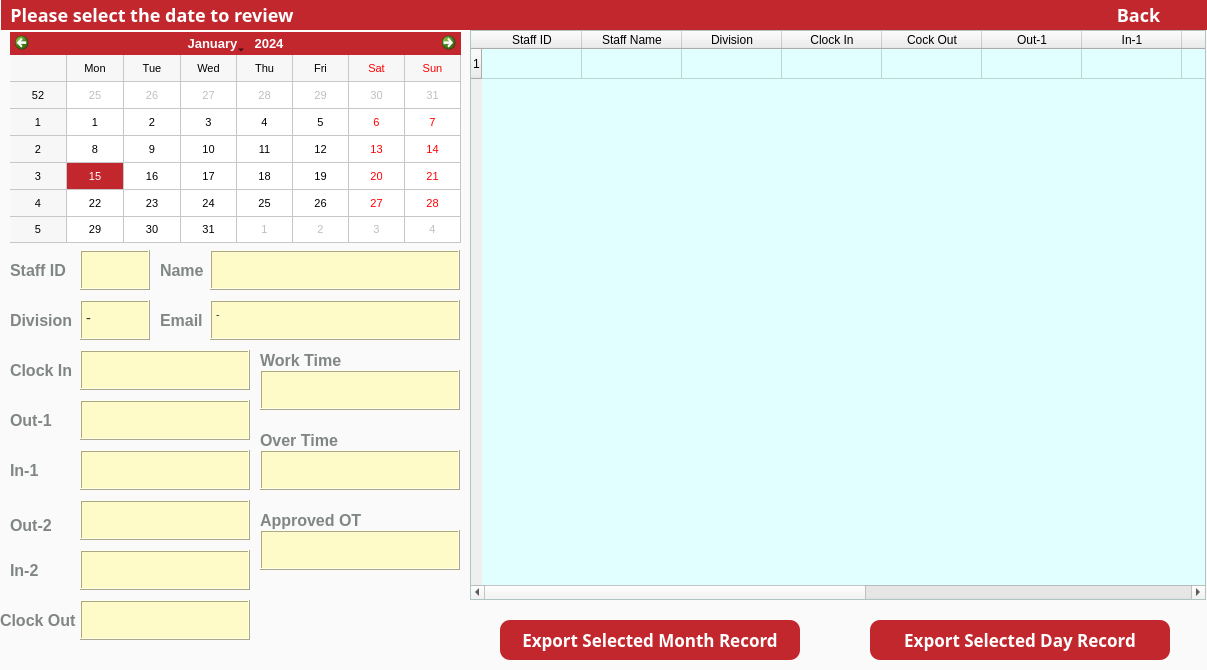
<?xml version="1.0" encoding="UTF-8"?>
<ui version="4.0">
 <class>ClockReview</class>
 <widget class="QMainWindow" name="ClockReview">
  <property name="geometry">
   <rect>
    <x>0</x>
    <y>0</y>
    <width>1207</width>
    <height>670</height>
   </rect>
  </property>
  <property name="windowTitle">
   <string>Clock In &amp; Out Review</string>
  </property>
  <property name="styleSheet">
   <string notr="true">QMainWindow {
	background-color:rgb(250, 250, 250);
}

</string>
  </property>
  <widget class="QWidget" name="centralwidget">
   <widget class="QCalendarWidget" name="calendarWidget">
    <property name="geometry">
     <rect>
      <x>10</x>
      <y>32</y>
      <width>451</width>
      <height>211</height>
     </rect>
    </property>
    <property name="font">
     <font>
      <pointsize>10</pointsize>
     </font>
    </property>
    <property name="autoFillBackground">
     <bool>false</bool>
    </property>
    <property name="styleSheet">
     <string notr="true">QCalendarWidget QTableView {
    selection-background-color: #C1272D;
	font-size: 11px;
}

#qt_calendar_navigationbar {
    background-color: #C1272D;
	font-weight: bold;
    color: white;
}</string>
    </property>
    <property name="gridVisible">
     <bool>true</bool>
    </property>
    <property name="navigationBarVisible">
     <bool>true</bool>
    </property>
   </widget>
   <widget class="QLabel" name="label_13">
    <property name="geometry">
     <rect>
      <x>10</x>
      <y>550</y>
      <width>50</width>
      <height>40</height>
     </rect>
    </property>
    <property name="font">
     <font>
      <family>Microsoft Yahei UI</family>
      <pointsize>-1</pointsize>
      <weight>75</weight>
      <bold>true</bold>
     </font>
    </property>
    <property name="styleSheet">
     <string notr="true">QLabel
{
    font-family:Microsoft Yahei UI;
    font-size:16px; 
	font-weight: bold;
    color:rgb(128, 134, 132)
}</string>
    </property>
    <property name="text">
     <string>In-2</string>
    </property>
   </widget>
   <widget class="QLabel" name="label_10">
    <property name="geometry">
     <rect>
      <x>10</x>
      <y>400</y>
      <width>60</width>
      <height>40</height>
     </rect>
    </property>
    <property name="font">
     <font>
      <family>Microsoft Yahei UI</family>
      <pointsize>-1</pointsize>
      <weight>75</weight>
      <bold>true</bold>
     </font>
    </property>
    <property name="styleSheet">
     <string notr="true">QLabel
{
    font-family:Microsoft Yahei UI;
    font-size:16px; 
	font-weight: bold;
    color:rgb(128, 134, 132)
}</string>
    </property>
    <property name="text">
     <string>Out-1</string>
    </property>
   </widget>
   <widget class="QLabel" name="label_12">
    <property name="geometry">
     <rect>
      <x>10</x>
      <y>510</y>
      <width>60</width>
      <height>31</height>
     </rect>
    </property>
    <property name="font">
     <font>
      <family>Microsoft Yahei UI</family>
      <pointsize>-1</pointsize>
      <weight>75</weight>
      <bold>true</bold>
     </font>
    </property>
    <property name="styleSheet">
     <string notr="true">QLabel
{
    font-family:Microsoft Yahei UI;
    font-size:16px; 
	font-weight: bold;
    color:rgb(128, 134, 132)
}</string>
    </property>
    <property name="text">
     <string>Out-2</string>
    </property>
   </widget>
   <widget class="QLabel" name="label_3">
    <property name="geometry">
     <rect>
      <x>10</x>
      <y>350</y>
      <width>90</width>
      <height>40</height>
     </rect>
    </property>
    <property name="font">
     <font>
      <family>Microsoft Yahei UI</family>
      <pointsize>-1</pointsize>
      <weight>75</weight>
      <bold>true</bold>
     </font>
    </property>
    <property name="styleSheet">
     <string notr="true">QLabel
{
    font-family:Microsoft Yahei UI;
    font-size:16px; 
	font-weight: bold;
    color:rgb(128, 134, 132)
}</string>
    </property>
    <property name="text">
     <string>Clock In</string>
    </property>
   </widget>
   <widget class="QPushButton" name="pushButton_2">
    <property name="geometry">
     <rect>
      <x>1070</x>
      <y>0</y>
      <width>137</width>
      <height>30</height>
     </rect>
    </property>
    <property name="maximumSize">
     <size>
      <width>1548</width>
      <height>753</height>
     </size>
    </property>
    <property name="styleSheet">
     <string notr="true">QPushButton
{
    /*字体为微软雅黑*/
    font-family:Microsoft Yahei;
    /*字体大小为20点*/
    font-size:18px;
    /*字体颜色为白色*/
	font-weight:bold;    
    color:white;
    /*背景颜色*/  
    background-color:#C1272D;
    /*边框圆角半径为8像素*/ 
    border-radius:10px;
}

/*按钮停留态*/
QPushButton:hover
{
    /*背景颜色*/  
    background-color:#9e1e24;
    padding-left:-3px;
    /*上内边距为3像素，让按下时字向下移动3像素*/  
    padding-top:-3px;
}

/*按钮按下态*/
QPushButton:pressed
{
    /*背景颜色*/  
    background-color:#CD5257;
    /*左内边距为3像素，让按下时字向右移动3像素*/  
    padding-left:3px;
    /*上内边距为3像素，让按下时字向下移动3像素*/  
    padding-top:3px;
}</string>
    </property>
    <property name="text">
     <string>Back</string>
    </property>
   </widget>
   <widget class="QLabel" name="label_11">
    <property name="geometry">
     <rect>
      <x>10</x>
      <y>450</y>
      <width>60</width>
      <height>40</height>
     </rect>
    </property>
    <property name="font">
     <font>
      <family>Microsoft Yahei UI</family>
      <pointsize>-1</pointsize>
      <weight>75</weight>
      <bold>true</bold>
     </font>
    </property>
    <property name="styleSheet">
     <string notr="true">QLabel
{
    font-family:Microsoft Yahei UI;
    font-size:16px; 
	font-weight: bold;
    color:rgb(128, 134, 132)
}</string>
    </property>
    <property name="text">
     <string>In-1</string>
    </property>
   </widget>
   <widget class="QPushButton" name="pushButton">
    <property name="geometry">
     <rect>
      <x>870</x>
      <y>620</y>
      <width>300</width>
      <height>40</height>
     </rect>
    </property>
    <property name="font">
     <font>
      <family>Microsoft Yahei</family>
      <pointsize>-1</pointsize>
      <weight>75</weight>
      <bold>true</bold>
     </font>
    </property>
    <property name="styleSheet">
     <string notr="true">QPushButton
{
    /*字体为微软雅黑*/
    font-family:Microsoft Yahei;
    /*字体大小为20点*/
    font-size:17px;
    /*字体颜色为白色*/
	font-weight: bold;    
    color:white;
    /*背景颜色*/  
    background-color:#C1272D;
    /*边框圆角半径为8像素*/ 
    border-radius:10px;
}

/*按钮停留态*/
QPushButton:hover
{
    /*背景颜色*/  
    background-color:#9e1e24;
    padding-left:-3px;
    /*上内边距为3像素，让按下时字向下移动3像素*/  
    padding-top:-3px;
}

/*按钮按下态*/
QPushButton:pressed
{
    /*背景颜色*/  
    background-color:#CD5257;
    /*左内边距为3像素，让按下时字向右移动3像素*/  
    padding-left:3px;
    /*上内边距为3像素，让按下时字向下移动3像素*/  
    padding-top:3px;
}</string>
    </property>
    <property name="text">
     <string>Export Selected Day Record</string>
    </property>
   </widget>
   <widget class="QLabel" name="label_2">
    <property name="geometry">
     <rect>
      <x>1</x>
      <y>0</y>
      <width>1208</width>
      <height>30</height>
     </rect>
    </property>
    <property name="styleSheet">
     <string notr="true">QWidget
{
    /*字体为微软雅黑*/
    font-family:Microsoft Yahei;
    /*字体大小为20点*/
    font-size:18px;
    /*字体颜色为白色*/    
	font-weight:bold;
    color:white;
    /*背景颜色*/  
    background-color:#C1272D;

}
</string>
    </property>
    <property name="text">
     <string>  Please select the date to review</string>
    </property>
    <property name="alignment">
     <set>Qt::AlignLeading|Qt::AlignLeft|Qt::AlignVCenter</set>
    </property>
   </widget>
   <widget class="QTableWidget" name="tableWidget_3">
    <property name="geometry">
     <rect>
      <x>470</x>
      <y>30</y>
      <width>736</width>
      <height>570</height>
     </rect>
    </property>
    <property name="font">
     <font>
      <pointsize>-1</pointsize>
     </font>
    </property>
    <property name="styleSheet">
     <string notr="true">QTableWidget
{
	background-color: rgb(225, 255, 254);
	font-size: 11px;
}</string>
    </property>
    <property name="frameShape">
     <enum>QFrame::StyledPanel</enum>
    </property>
    <property name="frameShadow">
     <enum>QFrame::Sunken</enum>
    </property>
    <property name="sizeAdjustPolicy">
     <enum>QAbstractScrollArea::AdjustToContentsOnFirstShow</enum>
    </property>
    <property name="selectionBehavior">
     <enum>QAbstractItemView::SelectRows</enum>
    </property>
    <property name="showGrid">
     <bool>true</bool>
    </property>
    <property name="gridStyle">
     <enum>Qt::SolidLine</enum>
    </property>
    <property name="rowCount">
     <number>1</number>
    </property>
    <property name="columnCount">
     <number>13</number>
    </property>
    <attribute name="horizontalHeaderCascadingSectionResizes">
     <bool>true</bool>
    </attribute>
    <attribute name="verticalHeaderShowSortIndicator" stdset="0">
     <bool>false</bool>
    </attribute>
    <attribute name="verticalHeaderStretchLastSection">
     <bool>false</bool>
    </attribute>
    <row/>
    <column>
     <property name="text">
      <string>Staff ID</string>
     </property>
    </column>
    <column>
     <property name="text">
      <string>Staff Name</string>
     </property>
    </column>
    <column>
     <property name="text">
      <string>Division</string>
     </property>
    </column>
    <column>
     <property name="text">
      <string>Clock In</string>
     </property>
    </column>
    <column>
     <property name="text">
      <string>Cock Out</string>
     </property>
    </column>
    <column>
     <property name="text">
      <string>Out-1</string>
     </property>
    </column>
    <column>
     <property name="text">
      <string>In-1</string>
     </property>
    </column>
    <column>
     <property name="text">
      <string>Out-2</string>
     </property>
    </column>
    <column>
     <property name="text">
      <string>In-2</string>
     </property>
    </column>
    <column>
     <property name="text">
      <string>Work Time</string>
     </property>
    </column>
    <column>
     <property name="text">
      <string>Over Time</string>
     </property>
    </column>
    <column>
     <property name="text">
      <string>Approved OT</string>
     </property>
    </column>
    <column>
     <property name="text">
      <string>Email</string>
     </property>
    </column>
   </widget>
   <widget class="QLabel" name="label_8">
    <property name="geometry">
     <rect>
      <x>10</x>
      <y>250</y>
      <width>90</width>
      <height>40</height>
     </rect>
    </property>
    <property name="font">
     <font>
      <family>Microsoft Yahei UI</family>
      <pointsize>-1</pointsize>
      <weight>75</weight>
      <bold>true</bold>
     </font>
    </property>
    <property name="styleSheet">
     <string notr="true">QLabel
{
    font-family:Microsoft Yahei UI;
    font-size:16px; 
	font-weight: bold;
    color:rgb(128, 134, 132)
}</string>
    </property>
    <property name="text">
     <string>Staff ID</string>
    </property>
   </widget>
   <widget class="QTextEdit" name="textEdit_10">
    <property name="geometry">
     <rect>
      <x>80</x>
      <y>250</y>
      <width>70</width>
      <height>40</height>
     </rect>
    </property>
    <property name="styleSheet">
     <string notr="true">QTextEdit

{
    /*字体为微软雅黑*/
    font-family:Microsoft Yahei;
    /*字体大小为20点*/
	color:rgb(50, 50, 50);
   font-size:15px;
	background-color:rgb(255, 251, 201);
}
</string>
    </property>
    <property name="frameShape">
     <enum>QFrame::Box</enum>
    </property>
    <property name="frameShadow">
     <enum>QFrame::Raised</enum>
    </property>
    <property name="lineWidth">
     <number>1</number>
    </property>
    <property name="html">
     <string>&lt;!DOCTYPE HTML PUBLIC &quot;-//W3C//DTD HTML 4.0//EN&quot; &quot;http://www.w3.org/TR/REC-html40/strict.dtd&quot;&gt;
&lt;html&gt;&lt;head&gt;&lt;meta name=&quot;qrichtext&quot; content=&quot;1&quot; /&gt;&lt;style type=&quot;text/css&quot;&gt;
p, li { white-space: pre-wrap; }
&lt;/style&gt;&lt;/head&gt;&lt;body style=&quot; font-family:'Microsoft Yahei'; font-size:15px; font-weight:400; font-style:normal;&quot;&gt;
&lt;p style=&quot;-qt-paragraph-type:empty; margin-top:0px; margin-bottom:0px; margin-left:0px; margin-right:0px; -qt-block-indent:0; text-indent:0px;&quot;&gt;&lt;br /&gt;&lt;/p&gt;&lt;/body&gt;&lt;/html&gt;</string>
    </property>
    <property name="acceptRichText">
     <bool>false</bool>
    </property>
    <property name="textInteractionFlags">
     <set>Qt::TextSelectableByKeyboard|Qt::TextSelectableByMouse</set>
    </property>
   </widget>
   <widget class="QLabel" name="label_9">
    <property name="geometry">
     <rect>
      <x>10</x>
      <y>300</y>
      <width>90</width>
      <height>40</height>
     </rect>
    </property>
    <property name="font">
     <font>
      <family>Microsoft Yahei UI</family>
      <pointsize>-1</pointsize>
      <weight>75</weight>
      <bold>true</bold>
     </font>
    </property>
    <property name="styleSheet">
     <string notr="true">QLabel
{
    font-family:Microsoft Yahei UI;
    font-size:16px; 
	font-weight: bold;
    color:rgb(128, 134, 132)
}</string>
    </property>
    <property name="text">
     <string>Division</string>
    </property>
   </widget>
   <widget class="QTextEdit" name="textEdit_11">
    <property name="geometry">
     <rect>
      <x>80</x>
      <y>300</y>
      <width>70</width>
      <height>40</height>
     </rect>
    </property>
    <property name="styleSheet">
     <string notr="true">QTextEdit

{
    /*字体为微软雅黑*/
    font-family:Microsoft Yahei;
    /*字体大小为20点*/
	color:rgb(50, 50, 50);
   font-size:15px;
	background-color:rgb(255, 251, 201);
}
</string>
    </property>
    <property name="frameShape">
     <enum>QFrame::Box</enum>
    </property>
    <property name="frameShadow">
     <enum>QFrame::Raised</enum>
    </property>
    <property name="lineWidth">
     <number>1</number>
    </property>
    <property name="html">
     <string>&lt;!DOCTYPE HTML PUBLIC &quot;-//W3C//DTD HTML 4.0//EN&quot; &quot;http://www.w3.org/TR/REC-html40/strict.dtd&quot;&gt;
&lt;html&gt;&lt;head&gt;&lt;meta name=&quot;qrichtext&quot; content=&quot;1&quot; /&gt;&lt;style type=&quot;text/css&quot;&gt;
p, li { white-space: pre-wrap; }
&lt;/style&gt;&lt;/head&gt;&lt;body style=&quot; font-family:'Microsoft Yahei'; font-size:15px; font-weight:400; font-style:normal;&quot;&gt;
&lt;p style=&quot; margin-top:0px; margin-bottom:0px; margin-left:0px; margin-right:0px; -qt-block-indent:0; text-indent:0px;&quot;&gt;&lt;span style=&quot; font-size:15px;&quot;&gt;-&lt;/span&gt;&lt;/p&gt;&lt;/body&gt;&lt;/html&gt;</string>
    </property>
    <property name="acceptRichText">
     <bool>false</bool>
    </property>
    <property name="textInteractionFlags">
     <set>Qt::TextSelectableByKeyboard|Qt::TextSelectableByMouse</set>
    </property>
   </widget>
   <widget class="QTextEdit" name="textEdit_12">
    <property name="geometry">
     <rect>
      <x>80</x>
      <y>350</y>
      <width>170</width>
      <height>40</height>
     </rect>
    </property>
    <property name="styleSheet">
     <string notr="true">QTextEdit

{
    /*字体为微软雅黑*/
    font-family:Microsoft Yahei;
    /*字体大小为20点*/
	color:rgb(50, 50, 50);
   font-size:15px;
	background-color:rgb(255, 251, 201);
}
</string>
    </property>
    <property name="frameShape">
     <enum>QFrame::Box</enum>
    </property>
    <property name="frameShadow">
     <enum>QFrame::Raised</enum>
    </property>
    <property name="lineWidth">
     <number>1</number>
    </property>
    <property name="html">
     <string>&lt;!DOCTYPE HTML PUBLIC &quot;-//W3C//DTD HTML 4.0//EN&quot; &quot;http://www.w3.org/TR/REC-html40/strict.dtd&quot;&gt;
&lt;html&gt;&lt;head&gt;&lt;meta name=&quot;qrichtext&quot; content=&quot;1&quot; /&gt;&lt;style type=&quot;text/css&quot;&gt;
p, li { white-space: pre-wrap; }
&lt;/style&gt;&lt;/head&gt;&lt;body style=&quot; font-family:'Microsoft Yahei'; font-size:15px; font-weight:400; font-style:normal;&quot;&gt;
&lt;p style=&quot;-qt-paragraph-type:empty; margin-top:0px; margin-bottom:0px; margin-left:0px; margin-right:0px; -qt-block-indent:0; text-indent:0px;&quot;&gt;&lt;br /&gt;&lt;/p&gt;&lt;/body&gt;&lt;/html&gt;</string>
    </property>
    <property name="acceptRichText">
     <bool>false</bool>
    </property>
    <property name="textInteractionFlags">
     <set>Qt::TextSelectableByKeyboard|Qt::TextSelectableByMouse</set>
    </property>
   </widget>
   <widget class="QTextEdit" name="textEdit_13">
    <property name="geometry">
     <rect>
      <x>80</x>
      <y>400</y>
      <width>170</width>
      <height>40</height>
     </rect>
    </property>
    <property name="styleSheet">
     <string notr="true">QTextEdit

{
    /*字体为微软雅黑*/
    font-family:Microsoft Yahei;
    /*字体大小为20点*/
	color:rgb(50, 50, 50);
   font-size:15px;
	background-color:rgb(255, 251, 201);
}
</string>
    </property>
    <property name="frameShape">
     <enum>QFrame::Box</enum>
    </property>
    <property name="frameShadow">
     <enum>QFrame::Raised</enum>
    </property>
    <property name="lineWidth">
     <number>1</number>
    </property>
    <property name="html">
     <string>&lt;!DOCTYPE HTML PUBLIC &quot;-//W3C//DTD HTML 4.0//EN&quot; &quot;http://www.w3.org/TR/REC-html40/strict.dtd&quot;&gt;
&lt;html&gt;&lt;head&gt;&lt;meta name=&quot;qrichtext&quot; content=&quot;1&quot; /&gt;&lt;style type=&quot;text/css&quot;&gt;
p, li { white-space: pre-wrap; }
&lt;/style&gt;&lt;/head&gt;&lt;body style=&quot; font-family:'Microsoft Yahei'; font-size:15px; font-weight:400; font-style:normal;&quot;&gt;
&lt;p style=&quot;-qt-paragraph-type:empty; margin-top:0px; margin-bottom:0px; margin-left:0px; margin-right:0px; -qt-block-indent:0; text-indent:0px;&quot;&gt;&lt;br /&gt;&lt;/p&gt;&lt;/body&gt;&lt;/html&gt;</string>
    </property>
    <property name="acceptRichText">
     <bool>false</bool>
    </property>
    <property name="textInteractionFlags">
     <set>Qt::TextSelectableByKeyboard|Qt::TextSelectableByMouse</set>
    </property>
   </widget>
   <widget class="QTextEdit" name="textEdit_14">
    <property name="geometry">
     <rect>
      <x>80</x>
      <y>450</y>
      <width>170</width>
      <height>40</height>
     </rect>
    </property>
    <property name="styleSheet">
     <string notr="true">QTextEdit

{
    /*字体为微软雅黑*/
    font-family:Microsoft Yahei;
    /*字体大小为20点*/
	color:rgb(50, 50, 50);
   font-size:15px;
	background-color:rgb(255, 251, 201);
}
</string>
    </property>
    <property name="frameShape">
     <enum>QFrame::Box</enum>
    </property>
    <property name="frameShadow">
     <enum>QFrame::Raised</enum>
    </property>
    <property name="lineWidth">
     <number>1</number>
    </property>
    <property name="html">
     <string>&lt;!DOCTYPE HTML PUBLIC &quot;-//W3C//DTD HTML 4.0//EN&quot; &quot;http://www.w3.org/TR/REC-html40/strict.dtd&quot;&gt;
&lt;html&gt;&lt;head&gt;&lt;meta name=&quot;qrichtext&quot; content=&quot;1&quot; /&gt;&lt;style type=&quot;text/css&quot;&gt;
p, li { white-space: pre-wrap; }
&lt;/style&gt;&lt;/head&gt;&lt;body style=&quot; font-family:'Microsoft Yahei'; font-size:15px; font-weight:400; font-style:normal;&quot;&gt;
&lt;p style=&quot;-qt-paragraph-type:empty; margin-top:0px; margin-bottom:0px; margin-left:0px; margin-right:0px; -qt-block-indent:0; text-indent:0px;&quot;&gt;&lt;br /&gt;&lt;/p&gt;&lt;/body&gt;&lt;/html&gt;</string>
    </property>
    <property name="acceptRichText">
     <bool>false</bool>
    </property>
    <property name="textInteractionFlags">
     <set>Qt::TextSelectableByKeyboard|Qt::TextSelectableByMouse</set>
    </property>
   </widget>
   <widget class="QTextEdit" name="textEdit_15">
    <property name="geometry">
     <rect>
      <x>80</x>
      <y>500</y>
      <width>170</width>
      <height>40</height>
     </rect>
    </property>
    <property name="styleSheet">
     <string notr="true">QTextEdit

{
    /*字体为微软雅黑*/
    font-family:Microsoft Yahei;
    /*字体大小为20点*/
	color:rgb(50, 50, 50);
   font-size:15px;
	background-color:rgb(255, 251, 201);
}
</string>
    </property>
    <property name="frameShape">
     <enum>QFrame::Box</enum>
    </property>
    <property name="frameShadow">
     <enum>QFrame::Raised</enum>
    </property>
    <property name="lineWidth">
     <number>1</number>
    </property>
    <property name="html">
     <string>&lt;!DOCTYPE HTML PUBLIC &quot;-//W3C//DTD HTML 4.0//EN&quot; &quot;http://www.w3.org/TR/REC-html40/strict.dtd&quot;&gt;
&lt;html&gt;&lt;head&gt;&lt;meta name=&quot;qrichtext&quot; content=&quot;1&quot; /&gt;&lt;style type=&quot;text/css&quot;&gt;
p, li { white-space: pre-wrap; }
&lt;/style&gt;&lt;/head&gt;&lt;body style=&quot; font-family:'Microsoft Yahei'; font-size:15px; font-weight:400; font-style:normal;&quot;&gt;
&lt;p style=&quot;-qt-paragraph-type:empty; margin-top:0px; margin-bottom:0px; margin-left:0px; margin-right:0px; -qt-block-indent:0; text-indent:0px;&quot;&gt;&lt;br /&gt;&lt;/p&gt;&lt;/body&gt;&lt;/html&gt;</string>
    </property>
    <property name="acceptRichText">
     <bool>false</bool>
    </property>
    <property name="textInteractionFlags">
     <set>Qt::TextSelectableByKeyboard|Qt::TextSelectableByMouse</set>
    </property>
   </widget>
   <widget class="QTextEdit" name="textEdit_16">
    <property name="geometry">
     <rect>
      <x>80</x>
      <y>550</y>
      <width>170</width>
      <height>40</height>
     </rect>
    </property>
    <property name="styleSheet">
     <string notr="true">QTextEdit

{
    /*字体为微软雅黑*/
    font-family:Microsoft Yahei;
    /*字体大小为20点*/
	color:rgb(50, 50, 50);
   font-size:15px;
	background-color:rgb(255, 251, 201);
}
</string>
    </property>
    <property name="frameShape">
     <enum>QFrame::Box</enum>
    </property>
    <property name="frameShadow">
     <enum>QFrame::Raised</enum>
    </property>
    <property name="lineWidth">
     <number>1</number>
    </property>
    <property name="html">
     <string>&lt;!DOCTYPE HTML PUBLIC &quot;-//W3C//DTD HTML 4.0//EN&quot; &quot;http://www.w3.org/TR/REC-html40/strict.dtd&quot;&gt;
&lt;html&gt;&lt;head&gt;&lt;meta name=&quot;qrichtext&quot; content=&quot;1&quot; /&gt;&lt;style type=&quot;text/css&quot;&gt;
p, li { white-space: pre-wrap; }
&lt;/style&gt;&lt;/head&gt;&lt;body style=&quot; font-family:'Microsoft Yahei'; font-size:15px; font-weight:400; font-style:normal;&quot;&gt;
&lt;p style=&quot;-qt-paragraph-type:empty; margin-top:0px; margin-bottom:0px; margin-left:0px; margin-right:0px; -qt-block-indent:0; text-indent:0px;&quot;&gt;&lt;br /&gt;&lt;/p&gt;&lt;/body&gt;&lt;/html&gt;</string>
    </property>
    <property name="acceptRichText">
     <bool>false</bool>
    </property>
    <property name="textInteractionFlags">
     <set>Qt::TextSelectableByKeyboard|Qt::TextSelectableByMouse</set>
    </property>
   </widget>
   <widget class="QLabel" name="label_5">
    <property name="geometry">
     <rect>
      <x>260</x>
      <y>340</y>
      <width>100</width>
      <height>40</height>
     </rect>
    </property>
    <property name="font">
     <font>
      <family>Microsoft Yahei UI</family>
      <pointsize>-1</pointsize>
      <weight>75</weight>
      <bold>true</bold>
     </font>
    </property>
    <property name="styleSheet">
     <string notr="true">QLabel
{
    font-family:Microsoft Yahei UI;
    font-size:16px; 
	font-weight: bold;
    color:rgb(128, 134, 132)
}</string>
    </property>
    <property name="text">
     <string>Work Time</string>
    </property>
   </widget>
   <widget class="QTextEdit" name="textEdit_18">
    <property name="geometry">
     <rect>
      <x>260</x>
      <y>370</y>
      <width>200</width>
      <height>40</height>
     </rect>
    </property>
    <property name="styleSheet">
     <string notr="true">QTextEdit

{
    /*字体为微软雅黑*/
    font-family:Microsoft Yahei;
    /*字体大小为20点*/
	color:rgb(50, 50, 50);
   font-size:15px;
	background-color:rgb(255, 251, 201);
}
</string>
    </property>
    <property name="frameShape">
     <enum>QFrame::Box</enum>
    </property>
    <property name="frameShadow">
     <enum>QFrame::Raised</enum>
    </property>
    <property name="lineWidth">
     <number>1</number>
    </property>
    <property name="html">
     <string>&lt;!DOCTYPE HTML PUBLIC &quot;-//W3C//DTD HTML 4.0//EN&quot; &quot;http://www.w3.org/TR/REC-html40/strict.dtd&quot;&gt;
&lt;html&gt;&lt;head&gt;&lt;meta name=&quot;qrichtext&quot; content=&quot;1&quot; /&gt;&lt;style type=&quot;text/css&quot;&gt;
p, li { white-space: pre-wrap; }
&lt;/style&gt;&lt;/head&gt;&lt;body style=&quot; font-family:'Microsoft Yahei'; font-size:15px; font-weight:400; font-style:normal;&quot;&gt;
&lt;p style=&quot;-qt-paragraph-type:empty; margin-top:0px; margin-bottom:0px; margin-left:0px; margin-right:0px; -qt-block-indent:0; text-indent:0px;&quot;&gt;&lt;br /&gt;&lt;/p&gt;&lt;/body&gt;&lt;/html&gt;</string>
    </property>
    <property name="acceptRichText">
     <bool>false</bool>
    </property>
    <property name="textInteractionFlags">
     <set>Qt::TextSelectableByKeyboard|Qt::TextSelectableByMouse</set>
    </property>
   </widget>
   <widget class="QLabel" name="label_16">
    <property name="geometry">
     <rect>
      <x>160</x>
      <y>250</y>
      <width>90</width>
      <height>40</height>
     </rect>
    </property>
    <property name="font">
     <font>
      <family>Microsoft Yahei UI</family>
      <pointsize>-1</pointsize>
      <weight>75</weight>
      <bold>true</bold>
     </font>
    </property>
    <property name="styleSheet">
     <string notr="true">QLabel
{
    font-family:Microsoft Yahei UI;
    font-size:16px; 
	font-weight: bold;
    color:rgb(128, 134, 132)
}</string>
    </property>
    <property name="text">
     <string>Name</string>
    </property>
   </widget>
   <widget class="QTextEdit" name="textEdit_19">
    <property name="geometry">
     <rect>
      <x>210</x>
      <y>250</y>
      <width>250</width>
      <height>40</height>
     </rect>
    </property>
    <property name="styleSheet">
     <string notr="true">QTextEdit

{
    /*字体为微软雅黑*/
    font-family:Microsoft Yahei;
    /*字体大小为20点*/
	color:rgb(50, 50, 50);
   font-size:15px;
	background-color:rgb(255, 251, 201);
}
</string>
    </property>
    <property name="frameShape">
     <enum>QFrame::Box</enum>
    </property>
    <property name="frameShadow">
     <enum>QFrame::Raised</enum>
    </property>
    <property name="lineWidth">
     <number>1</number>
    </property>
    <property name="html">
     <string>&lt;!DOCTYPE HTML PUBLIC &quot;-//W3C//DTD HTML 4.0//EN&quot; &quot;http://www.w3.org/TR/REC-html40/strict.dtd&quot;&gt;
&lt;html&gt;&lt;head&gt;&lt;meta name=&quot;qrichtext&quot; content=&quot;1&quot; /&gt;&lt;style type=&quot;text/css&quot;&gt;
p, li { white-space: pre-wrap; }
&lt;/style&gt;&lt;/head&gt;&lt;body style=&quot; font-family:'Microsoft Yahei'; font-size:15px; font-weight:400; font-style:normal;&quot;&gt;
&lt;p style=&quot;-qt-paragraph-type:empty; margin-top:0px; margin-bottom:0px; margin-left:0px; margin-right:0px; -qt-block-indent:0; text-indent:0px;&quot;&gt;&lt;br /&gt;&lt;/p&gt;&lt;/body&gt;&lt;/html&gt;</string>
    </property>
    <property name="acceptRichText">
     <bool>false</bool>
    </property>
    <property name="textInteractionFlags">
     <set>Qt::TextSelectableByKeyboard|Qt::TextSelectableByMouse</set>
    </property>
   </widget>
   <widget class="QTextEdit" name="textEdit_20">
    <property name="geometry">
     <rect>
      <x>210</x>
      <y>300</y>
      <width>250</width>
      <height>40</height>
     </rect>
    </property>
    <property name="font">
     <font>
      <family>Microsoft Yahei</family>
      <pointsize>-1</pointsize>
     </font>
    </property>
    <property name="styleSheet">
     <string notr="true">QTextEdit
{
    /*字体为微软雅黑*/
    font-family:Microsoft Yahei;
    /*字体大小为20点*/
	color:rgb(50, 50, 50);
   font-size:15px;
	background-color:rgb(255, 251, 201);
}</string>
    </property>
    <property name="frameShape">
     <enum>QFrame::Box</enum>
    </property>
    <property name="frameShadow">
     <enum>QFrame::Raised</enum>
    </property>
    <property name="lineWidth">
     <number>1</number>
    </property>
    <property name="html">
     <string>&lt;!DOCTYPE HTML PUBLIC &quot;-//W3C//DTD HTML 4.0//EN&quot; &quot;http://www.w3.org/TR/REC-html40/strict.dtd&quot;&gt;
&lt;html&gt;&lt;head&gt;&lt;meta name=&quot;qrichtext&quot; content=&quot;1&quot; /&gt;&lt;style type=&quot;text/css&quot;&gt;
p, li { white-space: pre-wrap; }
&lt;/style&gt;&lt;/head&gt;&lt;body style=&quot; font-family:'Microsoft Yahei'; font-size:15px; font-weight:400; font-style:normal;&quot;&gt;
&lt;p style=&quot; margin-top:0px; margin-bottom:0px; margin-left:0px; margin-right:0px; -qt-block-indent:0; text-indent:0px;&quot;&gt;&lt;span style=&quot; font-size:11px;&quot;&gt;-&lt;/span&gt;&lt;/p&gt;&lt;/body&gt;&lt;/html&gt;</string>
    </property>
    <property name="acceptRichText">
     <bool>false</bool>
    </property>
    <property name="textInteractionFlags">
     <set>Qt::TextSelectableByKeyboard|Qt::TextSelectableByMouse</set>
    </property>
   </widget>
   <widget class="QLabel" name="label_17">
    <property name="geometry">
     <rect>
      <x>160</x>
      <y>300</y>
      <width>70</width>
      <height>40</height>
     </rect>
    </property>
    <property name="maximumSize">
     <size>
      <width>1548</width>
      <height>753</height>
     </size>
    </property>
    <property name="font">
     <font>
      <family>Microsoft Yahei UI</family>
      <pointsize>-1</pointsize>
      <weight>75</weight>
      <bold>true</bold>
     </font>
    </property>
    <property name="styleSheet">
     <string notr="true">QLabel
{
    font-family:Microsoft Yahei UI;
    font-size:16px; 
	font-weight: bold;
    color:rgb(128, 134, 132)
}</string>
    </property>
    <property name="text">
     <string>Email</string>
    </property>
   </widget>
   <widget class="QLabel" name="label_6">
    <property name="geometry">
     <rect>
      <x>260</x>
      <y>420</y>
      <width>111</width>
      <height>40</height>
     </rect>
    </property>
    <property name="font">
     <font>
      <family>Microsoft Yahei UI</family>
      <pointsize>-1</pointsize>
      <weight>75</weight>
      <bold>true</bold>
     </font>
    </property>
    <property name="styleSheet">
     <string notr="true">QLabel
{
    font-family:Microsoft Yahei UI;
    font-size:16px; 
	font-weight: bold;
    color:rgb(128, 134, 132)
}</string>
    </property>
    <property name="text">
     <string>Over Time</string>
    </property>
   </widget>
   <widget class="QTextEdit" name="textEdit_21">
    <property name="geometry">
     <rect>
      <x>260</x>
      <y>450</y>
      <width>200</width>
      <height>40</height>
     </rect>
    </property>
    <property name="styleSheet">
     <string notr="true">QTextEdit

{
    /*字体为微软雅黑*/
    font-family:Microsoft Yahei;
    /*字体大小为20点*/
	color:rgb(50, 50, 50);
   font-size:15px;
	background-color:rgb(255, 251, 201);
}
</string>
    </property>
    <property name="frameShape">
     <enum>QFrame::Box</enum>
    </property>
    <property name="frameShadow">
     <enum>QFrame::Raised</enum>
    </property>
    <property name="lineWidth">
     <number>1</number>
    </property>
    <property name="html">
     <string>&lt;!DOCTYPE HTML PUBLIC &quot;-//W3C//DTD HTML 4.0//EN&quot; &quot;http://www.w3.org/TR/REC-html40/strict.dtd&quot;&gt;
&lt;html&gt;&lt;head&gt;&lt;meta name=&quot;qrichtext&quot; content=&quot;1&quot; /&gt;&lt;style type=&quot;text/css&quot;&gt;
p, li { white-space: pre-wrap; }
&lt;/style&gt;&lt;/head&gt;&lt;body style=&quot; font-family:'Microsoft Yahei'; font-size:15px; font-weight:400; font-style:normal;&quot;&gt;
&lt;p style=&quot;-qt-paragraph-type:empty; margin-top:0px; margin-bottom:0px; margin-left:0px; margin-right:0px; -qt-block-indent:0; text-indent:0px;&quot;&gt;&lt;br /&gt;&lt;/p&gt;&lt;/body&gt;&lt;/html&gt;</string>
    </property>
    <property name="acceptRichText">
     <bool>false</bool>
    </property>
    <property name="textInteractionFlags">
     <set>Qt::TextSelectableByKeyboard|Qt::TextSelectableByMouse</set>
    </property>
   </widget>
   <widget class="QLabel" name="label_14">
    <property name="geometry">
     <rect>
      <x>0</x>
      <y>600</y>
      <width>91</width>
      <height>40</height>
     </rect>
    </property>
    <property name="font">
     <font>
      <family>Microsoft Yahei UI</family>
      <pointsize>-1</pointsize>
      <weight>75</weight>
      <bold>true</bold>
     </font>
    </property>
    <property name="styleSheet">
     <string notr="true">QLabel
{
    font-family:Microsoft Yahei UI;
    font-size:16px; 
	font-weight: bold;
    color:rgb(128, 134, 132)
}</string>
    </property>
    <property name="text">
     <string>Clock Out</string>
    </property>
   </widget>
   <widget class="QTextEdit" name="textEdit_17">
    <property name="geometry">
     <rect>
      <x>80</x>
      <y>600</y>
      <width>170</width>
      <height>40</height>
     </rect>
    </property>
    <property name="styleSheet">
     <string notr="true">QTextEdit

{
    /*字体为微软雅黑*/
    font-family:Microsoft Yahei;
    /*字体大小为20点*/
	color:rgb(50, 50, 50);
   font-size:15px;
	background-color:rgb(255, 251, 201);
}
</string>
    </property>
    <property name="frameShape">
     <enum>QFrame::Box</enum>
    </property>
    <property name="frameShadow">
     <enum>QFrame::Raised</enum>
    </property>
    <property name="lineWidth">
     <number>1</number>
    </property>
    <property name="html">
     <string>&lt;!DOCTYPE HTML PUBLIC &quot;-//W3C//DTD HTML 4.0//EN&quot; &quot;http://www.w3.org/TR/REC-html40/strict.dtd&quot;&gt;
&lt;html&gt;&lt;head&gt;&lt;meta name=&quot;qrichtext&quot; content=&quot;1&quot; /&gt;&lt;style type=&quot;text/css&quot;&gt;
p, li { white-space: pre-wrap; }
&lt;/style&gt;&lt;/head&gt;&lt;body style=&quot; font-family:'Microsoft Yahei'; font-size:15px; font-weight:400; font-style:normal;&quot;&gt;
&lt;p style=&quot;-qt-paragraph-type:empty; margin-top:0px; margin-bottom:0px; margin-left:0px; margin-right:0px; -qt-block-indent:0; text-indent:0px;&quot;&gt;&lt;br /&gt;&lt;/p&gt;&lt;/body&gt;&lt;/html&gt;</string>
    </property>
    <property name="acceptRichText">
     <bool>false</bool>
    </property>
    <property name="textInteractionFlags">
     <set>Qt::TextSelectableByKeyboard|Qt::TextSelectableByMouse</set>
    </property>
   </widget>
   <widget class="QLabel" name="label_7">
    <property name="geometry">
     <rect>
      <x>260</x>
      <y>500</y>
      <width>141</width>
      <height>40</height>
     </rect>
    </property>
    <property name="font">
     <font>
      <family>Microsoft Yahei UI</family>
      <pointsize>-1</pointsize>
      <weight>75</weight>
      <bold>true</bold>
     </font>
    </property>
    <property name="styleSheet">
     <string notr="true">QLabel
{
    font-family:Microsoft Yahei UI;
    font-size:16px; 
	font-weight: bold;
    color:rgb(128, 134, 132)
}</string>
    </property>
    <property name="text">
     <string>Approved OT</string>
    </property>
   </widget>
   <widget class="QTextEdit" name="textEdit_22">
    <property name="geometry">
     <rect>
      <x>260</x>
      <y>530</y>
      <width>200</width>
      <height>40</height>
     </rect>
    </property>
    <property name="styleSheet">
     <string notr="true">QTextEdit

{
    /*字体为微软雅黑*/
    font-family:Microsoft Yahei;
    /*字体大小为20点*/
	color:rgb(50, 50, 50);
   font-size:15px;
	background-color:rgb(255, 251, 201);
}
</string>
    </property>
    <property name="frameShape">
     <enum>QFrame::Box</enum>
    </property>
    <property name="frameShadow">
     <enum>QFrame::Raised</enum>
    </property>
    <property name="lineWidth">
     <number>1</number>
    </property>
    <property name="html">
     <string>&lt;!DOCTYPE HTML PUBLIC &quot;-//W3C//DTD HTML 4.0//EN&quot; &quot;http://www.w3.org/TR/REC-html40/strict.dtd&quot;&gt;
&lt;html&gt;&lt;head&gt;&lt;meta name=&quot;qrichtext&quot; content=&quot;1&quot; /&gt;&lt;style type=&quot;text/css&quot;&gt;
p, li { white-space: pre-wrap; }
&lt;/style&gt;&lt;/head&gt;&lt;body style=&quot; font-family:'Microsoft Yahei'; font-size:15px; font-weight:400; font-style:normal;&quot;&gt;
&lt;p style=&quot;-qt-paragraph-type:empty; margin-top:0px; margin-bottom:0px; margin-left:0px; margin-right:0px; -qt-block-indent:0; text-indent:0px;&quot;&gt;&lt;br /&gt;&lt;/p&gt;&lt;/body&gt;&lt;/html&gt;</string>
    </property>
    <property name="acceptRichText">
     <bool>false</bool>
    </property>
    <property name="textInteractionFlags">
     <set>Qt::TextSelectableByKeyboard|Qt::TextSelectableByMouse</set>
    </property>
   </widget>
   <widget class="QPushButton" name="pushButton_3">
    <property name="geometry">
     <rect>
      <x>500</x>
      <y>620</y>
      <width>300</width>
      <height>40</height>
     </rect>
    </property>
    <property name="font">
     <font>
      <family>Microsoft Yahei</family>
      <pointsize>-1</pointsize>
      <weight>75</weight>
      <bold>true</bold>
     </font>
    </property>
    <property name="styleSheet">
     <string notr="true">QPushButton
{
    /*字体为微软雅黑*/
    font-family:Microsoft Yahei;
    /*字体大小为20点*/
    font-size:17px;
    /*字体颜色为白色*/
	font-weight: bold;    
    color:white;
    /*背景颜色*/  
    background-color:#C1272D;
    /*边框圆角半径为8像素*/ 
    border-radius:10px;
}

/*按钮停留态*/
QPushButton:hover
{
    /*背景颜色*/  
    background-color:#9e1e24;
    padding-left:-3px;
    /*上内边距为3像素，让按下时字向下移动3像素*/  
    padding-top:-3px;
}

/*按钮按下态*/
QPushButton:pressed
{
    /*背景颜色*/  
    background-color:#CD5257;
    /*左内边距为3像素，让按下时字向右移动3像素*/  
    padding-left:3px;
    /*上内边距为3像素，让按下时字向下移动3像素*/  
    padding-top:3px;
}</string>
    </property>
    <property name="text">
     <string>Export Selected Month Record</string>
    </property>
   </widget>
   <zorder>calendarWidget</zorder>
   <zorder>label_13</zorder>
   <zorder>label_10</zorder>
   <zorder>label_12</zorder>
   <zorder>label_3</zorder>
   <zorder>label_11</zorder>
   <zorder>pushButton</zorder>
   <zorder>label_2</zorder>
   <zorder>tableWidget_3</zorder>
   <zorder>label_8</zorder>
   <zorder>textEdit_10</zorder>
   <zorder>label_9</zorder>
   <zorder>textEdit_11</zorder>
   <zorder>textEdit_12</zorder>
   <zorder>textEdit_13</zorder>
   <zorder>textEdit_14</zorder>
   <zorder>textEdit_15</zorder>
   <zorder>textEdit_16</zorder>
   <zorder>label_5</zorder>
   <zorder>textEdit_18</zorder>
   <zorder>label_16</zorder>
   <zorder>textEdit_19</zorder>
   <zorder>textEdit_20</zorder>
   <zorder>label_17</zorder>
   <zorder>label_6</zorder>
   <zorder>textEdit_21</zorder>
   <zorder>label_14</zorder>
   <zorder>textEdit_17</zorder>
   <zorder>label_7</zorder>
   <zorder>textEdit_22</zorder>
   <zorder>pushButton_2</zorder>
   <zorder>pushButton_3</zorder>
  </widget>
 </widget>
 <resources/>
 <connections/>
</ui>
